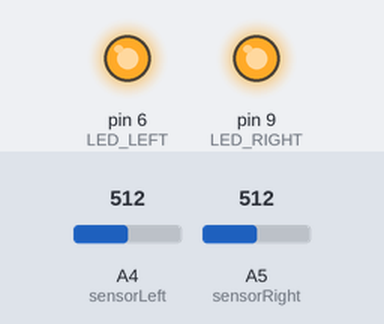
A sketch run on a simulated Arduino Uno, built with avr-gcc and run on an emulated ATmega328P. Shown: output pins drawn as LEDs (lit = HIGH). Inputs (shaded band) come from the test bench; at power-on: A4 (sensorLeft) = 512, A5 (sensorRight) = 512. What the sketch prints to the serial monitor is not drawn.

Above: at 0.1 s.
Timing chart, 0 to 1.6 s (numbered marks = the images above):
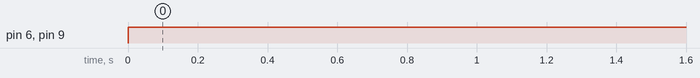

Measured:
- by itself, pin 6 (LED_LEFT), pin 9 (LED_RIGHT): LOW → HIGH at 0.00 s

The sketch:

lightsensor_classifier.ino
```cpp
#define LOWEST_VALUE 600
#define HIGHEST_VALUE 1100

#define LED_LEFT 6
#define LED_RIGHT 9
// pins
int sensorLeft = A4;
int sensorRight = A5;

//constants
const int histogramSize = 200;
const int maxSensorValue = 1000;

// flags
bool foundMaxima = false;

//global variables
int valueHistogram[histogramSize];
int intoHistogramSize = 1000;

//Values that occured most often, therefore indicating a threshold
int whiteValue;
int greyValue;
int blackValue;

int upperThreshold;
int lowerThreshold;

int sampleCount = 0;


void setup() {
  // put your setup code here, to run once:

  Serial.begin(9600);
  pinMode(sensorLeft, INPUT);
  pinMode(sensorRight, INPUT);

  pinMode(LED_LEFT, OUTPUT);
  pinMode(LED_RIGHT, OUTPUT);

  //Serial.println("Start measuring!");
}

//TODO
// separate sampling for each sensor

void loop() {

  //start sampling values
  if (sampleCount < intoHistogramSize) {
    goForward();
    //put both sensor values into the histogram
    //intoHistogram(analogRead(sensorLeft));
    //delay(5);
    intoHistogram(analogRead(sensorLeft));
    delay(10);
    sampleCount += 1;
    //Serial.println(analogRead(sensorRight));
  } else {
    goForward();
    if (!foundMaxima) {
      Serial.println("finding maxima...");
      delay(10);
      findMaxima();
      computeThresholds();
      foundMaxima = true;

      Serial.print("upper threshold: "); Serial.println(upperThreshold);
      Serial.print("lower threshold: "); Serial.println(lowerThreshold);
      Serial.print("white: "); Serial.println(whiteValue);
      Serial.print("grey: "); Serial.println(greyValue);
      Serial.print("black: "); Serial.println(blackValue);
    } else {

      int measureLeft = intoHistogram(analogRead(sensorLeft));
      int measureRight = intoHistogram(analogRead(sensorRight));
      int left = classifyValue(measureLeft);
      int right = classifyValue(measureRight);
      Serial.print("left: "); Serial.print(left);
      Serial.print("right: "); Serial.println(right);
      driveControl(left,right);
      delay(1000);
      // code goes here
      // check both photodiodes and calculate the direction
      // if one photodiode has a different value,
    }

  }
}

void driveControl(int left,int right) {
  if (left == 0 && right == 2) {
    goLeft();
  }
  if (left == 1 && right == 0) {
    goLeft();
  }
  if (left == 2 && right == 1) {
    goLeft();
  }

  if (left == 0 && right == 1) {
    goRight();
  }
  if (left == 1 && right == 2) {
    goRight();
  }
  if (left == 2 && right == 0) {
    goRight();
  }
}

void lampsOff() {
  digitalWrite(LED_RIGHT, LOW);
  digitalWrite(LED_LEFT, LOW);
}

void goForward() {
  digitalWrite(LED_RIGHT, HIGH);
  digitalWrite(LED_LEFT, HIGH);
}

void goBackward() {
  digitalWrite(LED_RIGHT, HIGH);
  digitalWrite(LED_LEFT, HIGH);
  delay(500);
  digitalWrite(LED_RIGHT, LOW);
  digitalWrite(LED_LEFT, LOW);
}

void goLeft() {
  digitalWrite(LED_RIGHT, LOW);
  digitalWrite(LED_LEFT, HIGH);
}

void goRight() {
  digitalWrite(LED_LEFT, LOW);
  digitalWrite(LED_RIGHT, HIGH);
}

int classifyValue(int value) {
  if (value < lowerThreshold) {
    Serial.println("0");
    return 0;
  } else if (value < upperThreshold) {
    Serial.println("1");
    return 1;
  } else {
    Serial.println("2");
    return 2;
  }
}

int intoHistogram(int measuredValue) {
  //int i = (int) ((measuredValue * histogramSize) / maxSensorValue);
  int i = map(measuredValue, LOWEST_VALUE, HIGHEST_VALUE, 0 , histogramSize);
  valueHistogram[i] = valueHistogram[i] + 1;
  Serial.println(i);
  return i;
}


void findMaxima() {
  int localMax[(int) histogramSize / 2] = {0};
  int pointerToCurrentLocalMax = 0;
  int histogramPeaks[3] = {};


  //save all local maxima in localMax[]
  for (int i = 1; i < histogramSize; i++) {
    if (valueHistogram[i - 1] < valueHistogram[i] && valueHistogram[i] > valueHistogram[i + 1]) {
      localMax[pointerToCurrentLocalMax] = i;
      pointerToCurrentLocalMax ++;
    }
  }


  //find the three highest local maxima
  for (int j = 0; j < 3; ++j)
  {
    int _max = 0;
    int index = 0;
    for (int i = 1; i < (int) (histogramSize / 2); i++) {
      if (valueHistogram[localMax[i]] > _max) {
        _max = valueHistogram[localMax[i]];
        index = i;
      }
    }
    histogramPeaks[j] = localMax[index];
    valueHistogram[localMax[index]] = 0;
  }

  blackValue = 10000;
  whiteValue = 0;
  int sum = 0;
  // associate three maxima with grey, white and black
  for (int i = 0; i < 3; ++i)
  {
    Serial.println(histogramPeaks[i]);
    delay(10);
    sum += histogramPeaks[i];
    if (histogramPeaks[i] < blackValue) blackValue = histogramPeaks[i];
    if (histogramPeaks[i] > whiteValue) whiteValue = histogramPeaks[i];
  }

  greyValue =  sum - whiteValue -  blackValue;

  Serial.println("Found Maxima!");
  delay(10);
}

void computeThresholds() {
  upperThreshold = (int)((whiteValue + greyValue) / 2);
  lowerThreshold = (int)((blackValue + greyValue) / 2);
}
```
